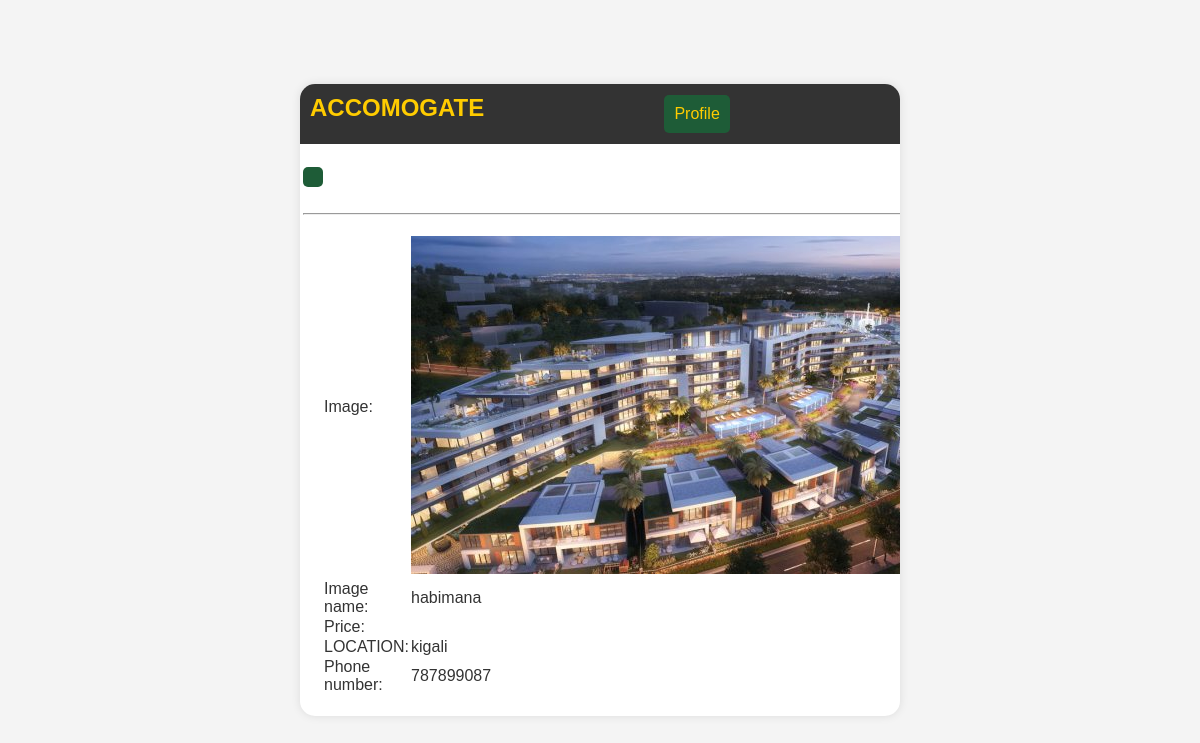
The page /view.php?userid=79 on the database its author committed.
### tables this page shows
CREATE TABLE `landlord` (
  `landid` int(11) NOT NULL,
  `fullname` varchar(50) DEFAULT NULL,
  `location` varchar(50) DEFAULT NULL,
  `type` varchar(20) DEFAULT NULL,
  `email` varchar(50) DEFAULT NULL,
  `phone` int(12) DEFAULT NULL,
  `file` varchar(500) DEFAULT NULL,
  `propert` varchar(50) DEFAULT NULL,
  `characte` text DEFAULT NULL,
  `contract` text DEFAULT NULL,
  `price` int(11) DEFAULT NULL,
  `status` int(11) DEFAULT NULL,
  `pdfcontract` varchar(500) DEFAULT NULL,
  `Payment` varchar(100) DEFAULT NULL,
  `Payment_info` varchar(50) DEFAULT NULL
);

### view.php (the view, shortened to what this page needs)
<!DOCTYPE html>
<html lang="en">
<head>
</head>
<body>
    <div class="container">
        <nav>
            <span>ACCOMOGATE</span>
            <table>
                <tr>
                    <td><a href="profile.php">Profile</a></td>
                </tr>
            </table>
        </nav>
        <table>
            <tr>
                <td></td>
                <td rowspan="7" valign="top">
                    <h2><a href="users.php"></a></h2>
                    <hr/>
                    <?php
                    include "connection.php";
                    $id = $_GET['userid'];
                    $q = "SELECT * FROM landlord WHERE landid=$id";
                    $results = mysqli_query($conn, $q);
                    if ($row = mysqli_fetch_array($results)) {
                    ?>
                        <form action="" method="post">
                            <table>
                                <tr>
                                    <td><label for="image">Image:</label></td>
                                    <td><img src="<?php echo $row['file']; ?>" alt="House Image"></td>
                                </tr>
                                <tr>
                                    <td><label for="name">Image name:</label></td>
                                    <td><?php echo $row['fullname']; ?></td>
                                </tr>
                                <tr>
                                    <td><label for="price">Price:</label></td>
                                    <td><?php echo $row['price']; ?></td>
                                </tr>
                                <tr>
                                    <td><label for="LOCATION">LOCATION:</label></td>
                                    <td><?php echo $row['location']; ?></td>
                                </tr>
                                <tr>
                                    <td><label for="Phone">Phone number:</label></td>
                                    <td><?php echo $row['phone']; ?></td>
                                </tr>
                            </table>
                        </form>
                    <?php
                    }
                    ?>
                </td>
            </tr>
        </table>
    </div>
</body>
</html>

### view.php (style rules this page uses)
body { margin: 0; padding: 0; font-family: 'Arial', sans-serif; background-color: #f4f4f4; color: #333; display: flex; flex-direction: column; align-items: center; justify-content: center; min-height: 100vh; }
.container { background-color: #fff; border-radius: 15px; box-shadow: 0 0 10px rgba(0, 0, 0, 0.1); overflow: hidden; width: 80%; max-width: 600px; }
nav { background-color: #333; color: #ffcc00; padding: 10px; text-align: center; display: flex; justify-content: space-between; width: 100%; }
nav span { font-size: 1.5em; font-weight: bold; }
table { border-collapse: collapse; width: 100%; }
td a { color: #ffcc00; text-decoration: none; padding: 10px; background-color: #1E5C37; border-radius: 5px; display: inline-block; }
h2 { color: #ffcc00; margin-top: 20px; }
form { margin: 20px; }

### rows shown on the page
landlord: file (picture), fullname "habimana", location "kigali", phone "787899087"
